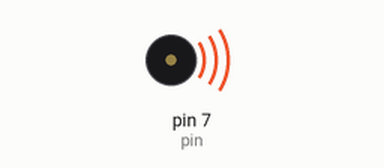
Recording of a sketch running on a simulated Arduino Uno, built with avr-gcc and run on an emulated ATmega328P. Parts: buzzer (waves = sounding).

Above: at 0.35 s.
At 5.6 s:
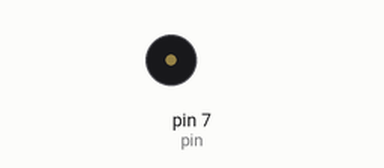
Timing chart, 0 to 6.6 s (numbered marks = the images above):
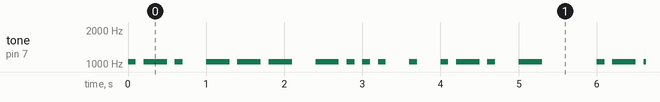

Measured:
- by itself, tone on pin 7 (pin): plays 1047 Hz for 0.10 s, 1047 Hz for 0.30 s, 1047 Hz for 0.10 s, 1047 Hz for 0.30 s, 1047 Hz for 0.30 s, 1047 Hz for 0.30 s … (332 notes in this stretch)

The sketch:

morse_robert_radu.ino
```cpp
/******************************************************************************
**                                                                           **
**                              Morse                                        **
**                                                                           **
**                                                                           **
******************************************************************************/

//****** Includes *************************************************************

//****** Variables ************************************************************
const int pin = 7;   // pin for speaker

int note = 1047;
int velocitat = 10;

//****** Setup ****************************************************************
void setup()
{
}

//****** Loop *****************************************************************
void loop()
{
  //R  ** Exemple SOS **
  punt();
  ratlla();
  punt();
  espaiL();
  //O
   ratlla();
   ratlla();
   ratlla();
   espaiL();
   // B
    ratlla();
     punt();
     punt();
     punt();
     espaiL();
     //E
     punt();
     espaiL();
     //R
      punt();
      ratlla();
      punt();
      espaiL();
      //T
      ratlla();

      espaiP();

     //R
       punt();
      ratlla();
      punt();
      espaiL();
      //A
      punt();
      ratlla();
      espaiL();
      //D
       ratlla();
       punt();
        punt();
        espaiL();
        //U
        punt();
        punt();
        ratlla();
        espaiP();

}

//****** Funcions *************************************************************
void punt()
{
  tone(pin, note, 1000/velocitat);
  delay(1000/velocitat);
  delay(1000/velocitat);
}

void ratlla()
{
  tone(pin, note, 3*(1000/velocitat));
  delay(3*(1000/velocitat));
  delay(1000/velocitat);
}

void espaiL()  //Espai entre lletres
{
  delay(2*(1000/velocitat));
}

void espaiP()  //Espai entre paraules
{
  delay(6*(1000/velocitat));
}
```
